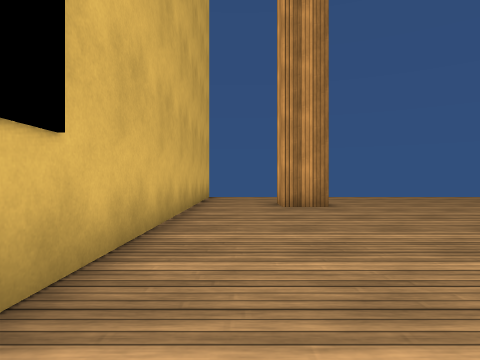
View 1 (above)

20 first-person views from a walk through a Unity game level. The camera is 0.68 m above the floor, looks level and sees 75° across. The floor is counted in squares, 1 m on a side. Each view is taken from the middle of a square. On the plan, view 1 faces up. The plan holds only what a view shows up to about 10 squares ahead; the rest is blank. The place goes on beyond the plan. The player character is not drawn. Some surface patterns are stand-ins.

View 2
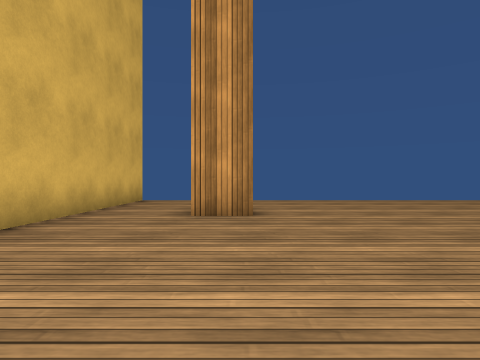

View 3
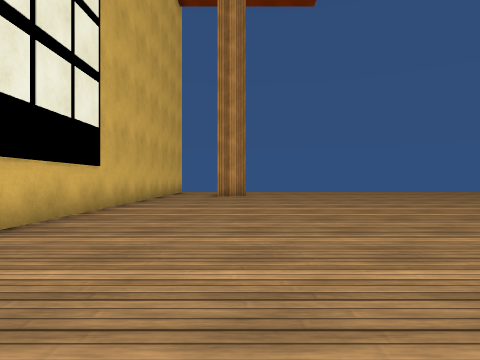

View 4
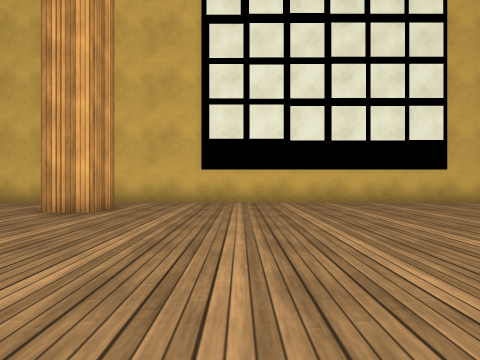

View 5
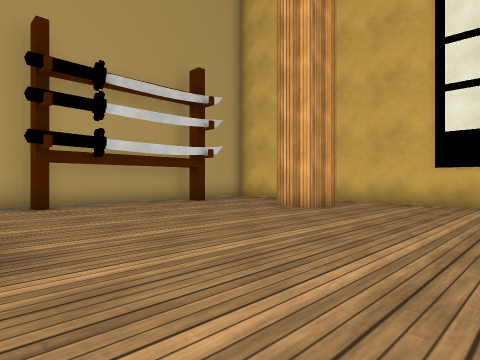

View 6
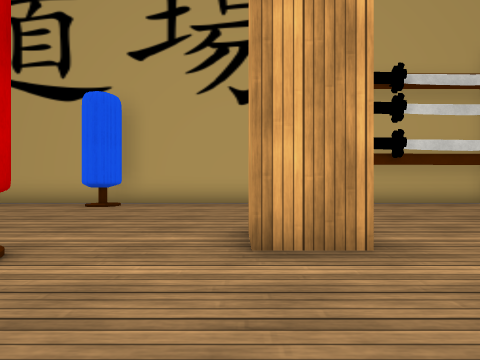

View 7
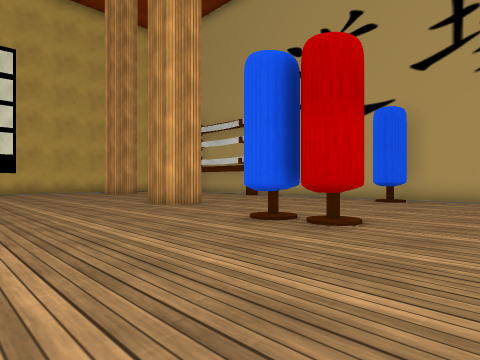

View 8
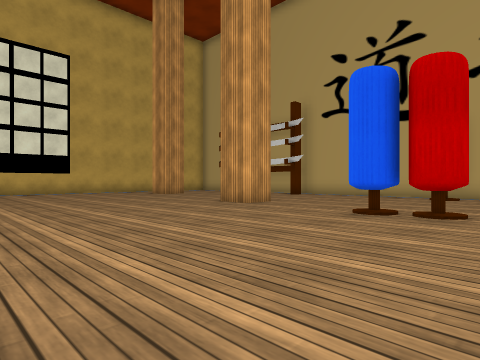

View 9
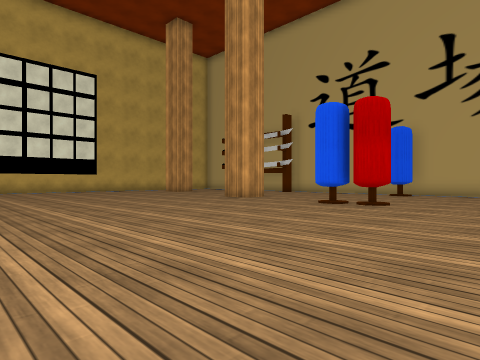

View 10
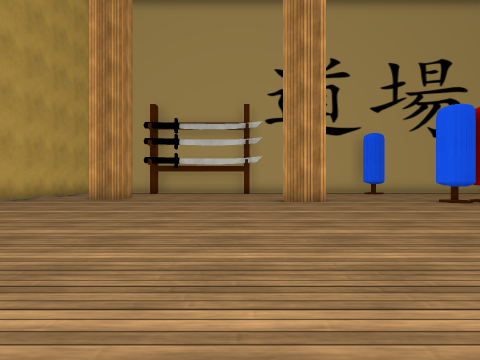

View 11
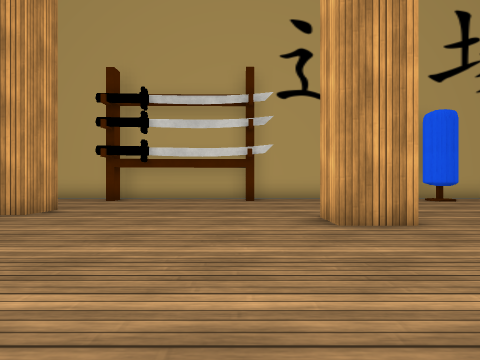

View 12
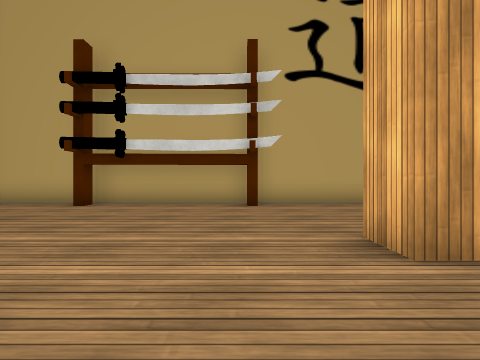

View 13
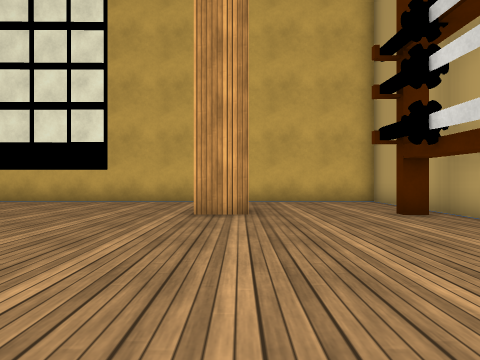

View 14
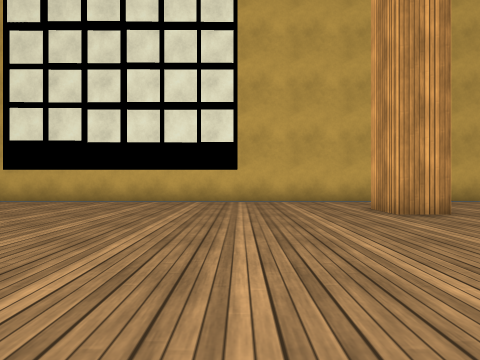

View 15
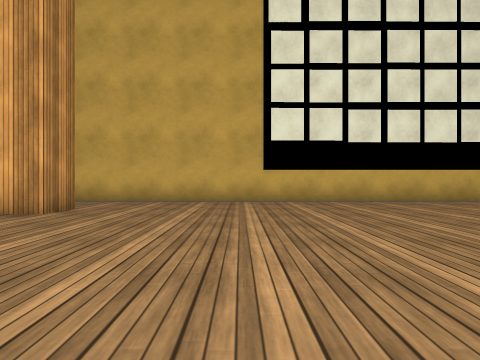

View 16
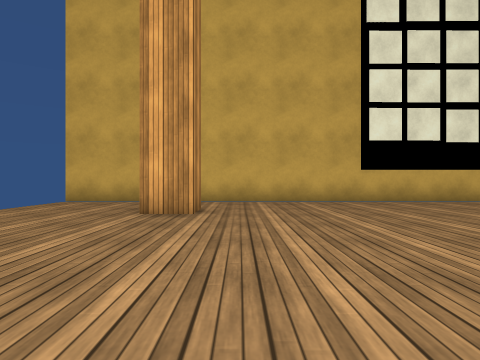

View 17
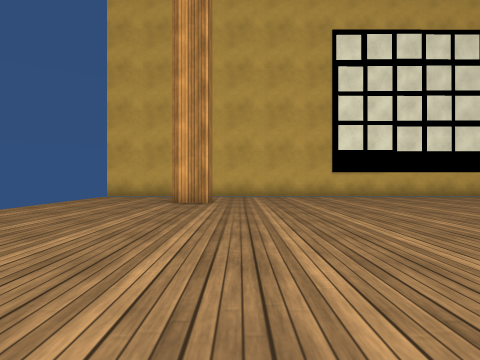

View 18
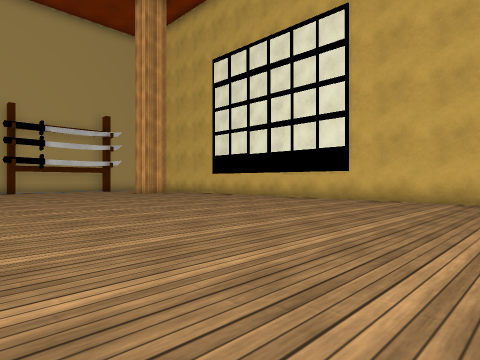

View 19
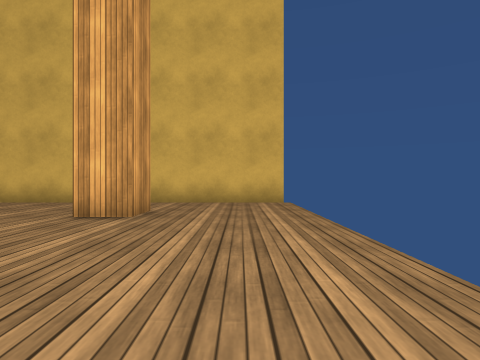

View 20
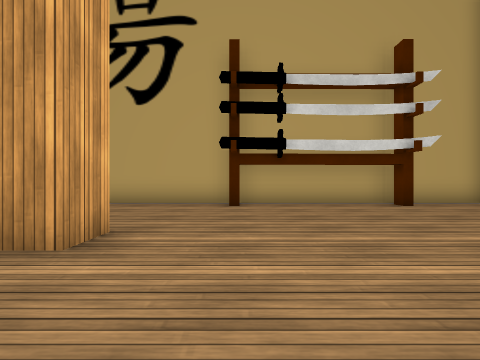

### Floor plan
Points are (right, up) in squares from view 1. A wall is a line through its corners. A room is listed if a view was taken in it or the views show most of it. See-through windows are left out.
Room 1 (views 1, 2, 3, 4, 5, 6, 7, 8, 9, 10, 11, 12, 13, 14, 15, 16, 17, 18, 19, 20)
walls: (16.3, -6.8) (16.3, -5.6) (17.5, -5.6) (17.5, -6.8); (7.7, -7.1) (7.7, -6) (8.9, -6) (8.9, -6.9); (23.2, -8.2) (23.2, -7.1) (24.4, -7.1); (2.2, 7.9) (1.1, 7.9) (1.1, 9) (2.2, 9) (2.2, 7.9); (24.5, 7.9) (23.2, 7.9) (23.2, 9); (0.2, -7.1) (1.4, -7.1) (1.4, -8.2); (-1.2, -9.8) (-1.2, -11.1); (-1, -12.1) (26.6, -12.1) (26.6, 12.4); (-1.2, 12.4) (-1.2, -7.9)
ways out: gap at (-2, 12)
objects: other object (6, -11); bag (11, -6); bag (12, -11) to (13, -11); bag (12, -6) to (13, -5); other object (19, -11)

Positions as (right, up) in squares from view 1, and headings:
1: (0, 0), facing up
2: (2, 2), facing up
3: (2, -5), facing up
4: (8, -4), facing left
5: (8, -3), facing down-left
6: (9, -3), facing down
7: (9, -1), facing down-right
8: (10, 1), facing down-right
9: (8, 3), facing down-right
10: (19, 4), facing down
11: (19, -1), facing down
12: (19, -3), facing down
13: (17, -8), facing right
14: (17, -4), facing right
15: (17, 4), facing right
16: (17, 7), facing right
17: (14, 7), facing right
18: (9, 7), facing down-left
19: (8, 11), facing left
20: (6, -3), facing down
